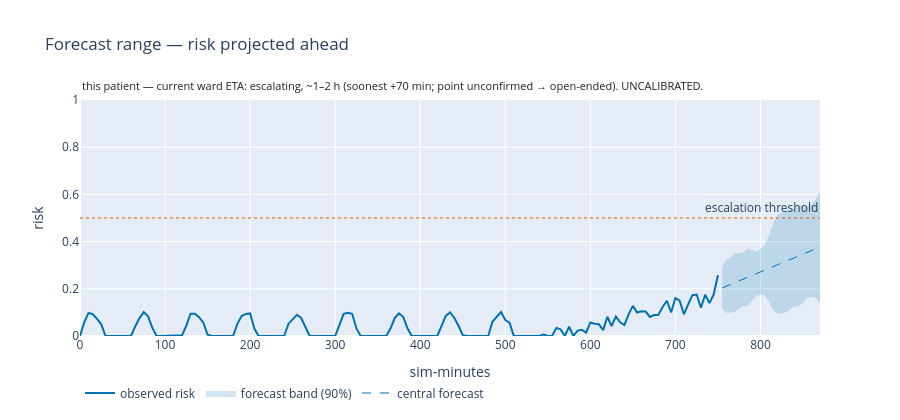

This figure's notebook cell:
### Markdown cell above
## §2 — The current readout to beat

### Plain
The ward card already shows a rough **time** band, not just a flag — "this patient is likely to
escalate in about 1–2 hours." It is a **per-patient** estimate (about *this* patient), **not** a
cohort-wide average lead. The honest gap: that band is **uncalibrated** — nobody has checked the
"~1–2 h" ranges against when patients actually escalate. Closing that gap is §4's job; §2 just
shows what's there to beat.

### Dev
Reuses the ward's own ETA, unchanged: `eta_band(cone, now_min, risk_now, threshold)`
(`styx.cohort.ranking`) off the forecast cone, banded to an ordinal label via
`styx.readouts.eta_ordinal` + `styx.explain.ETA_BANDS`. The index-patient cone is
`styx.forecast.project(cctx.risk[0], …, default_idx, cctx.band)`; the figure is the app's
`styx.viz.cone.cone_figure`. Single-sourced against the board: the §2 self-check asserts the band
equals the `ward_frame` row for the same patient/frame.

### Tech
The band is read off the cone at the silent-window frame (`cctx.default_idx`, t=750): **soonest**
= where the cone's *upper* edge crosses the threshold (the optimistic earliest, +70 min here →
ordinal "1–2 h"); **central** = where the *point* forecast crosses (None here → the point never
crosses within the horizon, so the band is open-ended and `confident=False`). It is per-patient
and **uncalibrated**: the band derives geometrically from the cone, never validated against the
observed F4-event times (pid 0's soonest +70 → ~820 vs the actual F4 event at 910 — optimistic by
~90 min). That validation is exactly §4. NB: this ETA targets the **same F4 clock** as §1 — see
the §1 stop-and-decide on whether §3 should re-target to the clinical NEWS2-red event.

### Code cell
from styx.cohort import eta_band, ward_frame  # noqa: E402
from styx.explain import ETA_BANDS  # noqa: E402
from styx.forecast import project  # noqa: E402
from styx.readouts import eta_ordinal  # noqa: E402
from styx.viz.cone import cone_figure  # noqa: E402

_di = cctx.default_idx
_cone = project(cctx.risk[0], cctx.t_min, _di, cctx.band)
_status, _soon, _cen, _conf = eta_band(_cone, float(cctx.t_min[_di]), float(cctx.risk[0][_di]),
                                       cctx.threshold)
_band_label = ETA_BANDS[eta_ordinal(_soon)]

# single-source against the ward board (same eta_band the cohort triage reads)
_row0 = next(r for r in ward_frame(cctx, _di) if r.pid == 0)
assert _row0.eta_soonest_min == _soon and _row0.eta_central_min == _cen, (
    f"§2 ETA band must match the ward (single source): {_row0.eta_soonest_min}/{_soon}"
)

fig2 = cone_figure(cctx.t_min, cctx.risk[0], _cone, cctx.threshold, now_idx=_di)
fig2.add_annotation(xref="paper", yref="paper", x=0.0, y=1.10, showarrow=False, xanchor="left",
                    font=dict(size=11, color=pal.ANNOTATION),
                    text=f"this patient — current ward ETA: escalating, ~{_band_label} "
                         f"(soonest +{_soon:.0f} min; point unconfirmed → open-ended). UNCALIBRATED.")
fig2.write_html(str(_root / "outputs" / "E3_s2_current_eta.html"))
print(f"§2 index-patient ETA (per-patient, NOT cohort-lead): status={_status} · "
      f"soonest=+{_soon:.0f} min · ordinal '{_band_label}' · confident={_conf}")
print("✓ ETA band reproduces from eta_band == ward_frame (single source); uncalibrated today → §4")
fig2

### Figure 1 — Plotly figure (JSON) as saved in the notebook; plotly's stock layout.template omitted (floating-point values rounded to 4 significant figures; data arrays with more than 128 entries replaced by an {"elided": "..."} marker saying what was removed)
{"data": [{"line": {"color": "#0072B2", "width": 2}, "mode": "lines", "name": "observed risk", "type": "scatter", "x": {"elided": "151 float values"}, "y": {"elided": "151 float values"}}, {"fill": "toself", "fillcolor": "rgba(0,114,178,0.18)", "hoverinfo": "skip", "line": {"width": 0}, "name": "forecast band (90%)", "type": "scatter", "x": [755.0, 760.0, 765.0, 770.0, 775.0, 780.0, 785.0, 790.0, 795.0, 800.0, 805.0, 810.0, 815.0, 820.0, 825.0, 830.0, 835.0, 840.0, 845.0, 850.0, 855.0, 860.0, 865.0, 870.0, 870.0, 865.0, 860.0, 855.0, 850.0, 845.0, 840.0, 835.0, 830.0, 825.0, 820.0, 815.0, 810.0, 805.0, 800.0, 795.0, 790.0, 785.0, 780.0, 775.0, 770.0, 765.0, 760.0, 755.0], "y": [0.2927, 0.3246, 0.3359, 0.3501, 0.351, 0.3562, 0.3704, 0.3638, 0.3583, 0.3691, 0.3859, 0.427, 0.4783, 0.5103, 0.5226, 0.5328, 0.5361, 0.538, 0.5522, 0.5534, 0.5478, 0.5591, 0.5777, 0.6138, 0.1403, 0.1613, 0.1649, 0.161, 0.1404, 0.1265, 0.1256, 0.1123, 0.1006, 0.09564, 0.09289, 0.1098, 0.1459, 0.172, 0.1737, 0.1693, 0.1487, 0.1271, 0.1261, 0.1162, 0.1021, 0.1012, 0.09733, 0.1142]}, {"line": {"color": "#0072B2", "dash": "dash", "width": 1}, "mode": "lines", "name": "central forecast", "type": "scatter", "x": [755.0, 760.0, 765.0, 770.0, 775.0, 780.0, 785.0, 790.0, 795.0, 800.0, 805.0, 810.0, 815.0, 820.0, 825.0, 830.0, 835.0, 840.0, 845.0, 850.0, 855.0, 860.0, 865.0, 870.0], "y": [0.2034, 0.211, 0.2185, 0.2261, 0.2336, 0.2412, 0.2487, 0.2563, 0.2638, 0.2714, 0.2789, 0.2865, 0.294, 0.3016, 0.3091, 0.3167, 0.3242, 0.3318, 0.3393, 0.3469, 0.3544, 0.362, 0.3695, 0.3771]}], "layout": {"annotations": [{"showarrow": false, "text": "escalation threshold", "x": 1, "xanchor": "right", "xref": "x domain", "y": 0.5, "yanchor": "bottom", "yref": "y"}, {"font": {"color": "#222222", "size": 11}, "showarrow": false, "text": "this patient — current ward ETA: escalating, ~1–2 h (soonest +70 min; point unconfirmed → open-ended). UNCALIBRATED.", "x": 0.0, "xanchor": "left", "xref": "paper", "y": 1.1, "yref": "paper"}], "height": 420, "legend": {"orientation": "h", "x": 0, "xanchor": "left", "y": -0.18, "yanchor": "top"}, "shapes": [{"line": {"color": "#D55E00", "dash": "dot", "width": 1}, "type": "line", "x0": 0, "x1": 1, "xref": "x domain", "y0": 0.5, "y1": 0.5, "yref": "y"}], "showlegend": true, "title": {"text": "Forecast range — risk projected ahead"}, "xaxis": {"title": {"text": "sim-minutes"}}, "yaxis": {"range": [0, 1], "title": {"text": "risk"}}}}
